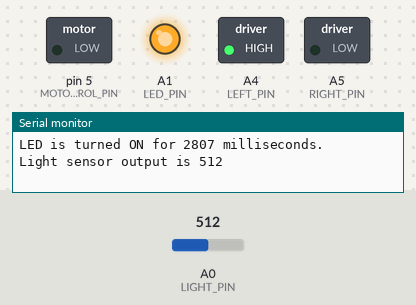
The sketch below on a simulated Arduino Uno, built with avr-gcc and run on an emulated ATmega328P. On the bench: switched loads named in the sketch (green lamp = pin HIGH), output pins drawn as LEDs (lit = HIGH), the last lines printed to the serial monitor. The inputs (shaded band) are chosen by the test bench; at power-on: A0 (LIGHT_PIN) = 512. Random numbers use the default seed unless the sketch sets one.

Above: at 1.2 s.
1.3 s: A0 (LIGHT_PIN) set to 419
At 3.3 s:
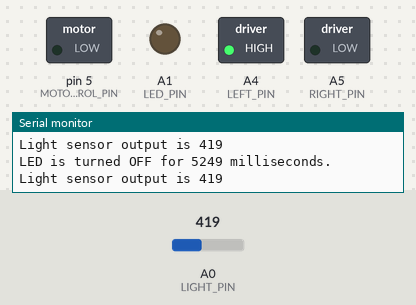
4.3 s: A0 (LIGHT_PIN) set to 384
At 9.1 s:
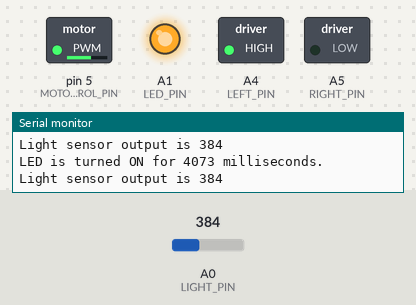
At 12.4 s:
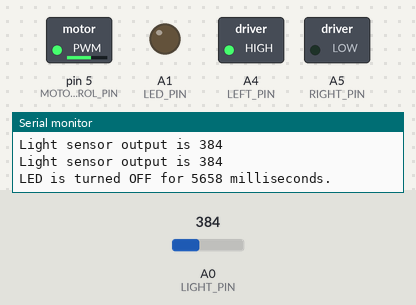
Timing chart, 0 to 13.9 s (numbered marks = the images above; inputs shaded):
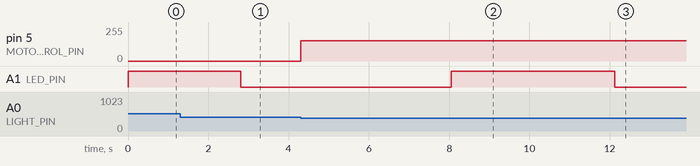

Measured:
- the behaviour switches between 401 and 400 on A0 (LIGHT_PIN) (found by bisection; images 1 and 2)
- after the input at 4.3 s, pin 5 (MOTOR_CONTROL_PIN): 0/255 → 152/255 at once

The sketch:

code.ino
```cpp
#include <time.h>

const int LED_PIN = A1;
const int LIGHT_PIN = A0;
const int MOTOR_CONTROL_PIN = 5;
const int LEFT_PIN = A4;
const int RIGHT_PIN = A5;

const int LED_WAIT_DURATION_MIN = 2000;
const int LED_WAIT_DURATION_MAX = 6000;
const int LED_ON_DURATION_MIN = 2000;
const int LED_ON_DURATION_MAX = 6000;
const int LIGHT_SENSOR_OUTPUT_INTERVAL = 1000;

unsigned long previousMillis = 0;
unsigned long ledDuration = 0;
unsigned long lastSensorReadMillis = 0;
bool ledState = false;

void setup() {
  pinMode(LIGHT_PIN, INPUT);
  pinMode(LED_PIN, OUTPUT);
  pinMode(MOTOR_CONTROL_PIN, OUTPUT);
  pinMode(LEFT_PIN, OUTPUT);
  pinMode(RIGHT_PIN, OUTPUT);

  Serial.begin(9600);
  srand(time(0));
  setRandomLEDState();

  digitalWrite(LEFT_PIN, HIGH);
  digitalWrite(RIGHT_PIN, LOW);
}

void loop() {
  unsigned long currentMillis = millis();
  int lightValue = analogRead(LIGHT_PIN);

  if ((currentMillis - previousMillis) >= ledDuration) {
    setRandomLEDState();
    previousMillis = currentMillis;
  }

  if (currentMillis - lastSensorReadMillis >= LIGHT_SENSOR_OUTPUT_INTERVAL) {
    Serial.print("Light sensor output is ");
    Serial.println(lightValue);
    lastSensorReadMillis = currentMillis;
  }

  if (lightValue > 400) {
    analogWrite(MOTOR_CONTROL_PIN, 0);
  } else {
    analogWrite(MOTOR_CONTROL_PIN, 152);
  }
}

void setRandomLEDState() {
  if (ledState) {
    ledDuration = random(LED_WAIT_DURATION_MIN, LED_WAIT_DURATION_MAX);
    digitalWrite(LED_PIN, LOW);
    Serial.print("\nLED is turned OFF for ");
    Serial.print(ledDuration);
    Serial.println(" milliseconds.");
  } else {
    ledDuration = random(LED_ON_DURATION_MIN, LED_ON_DURATION_MAX);
    digitalWrite(LED_PIN, HIGH);
    Serial.print("\nLED is turned ON for ");
    Serial.print(ledDuration);
    Serial.println(" milliseconds.");
  }
  ledState = !ledState;
}
```
